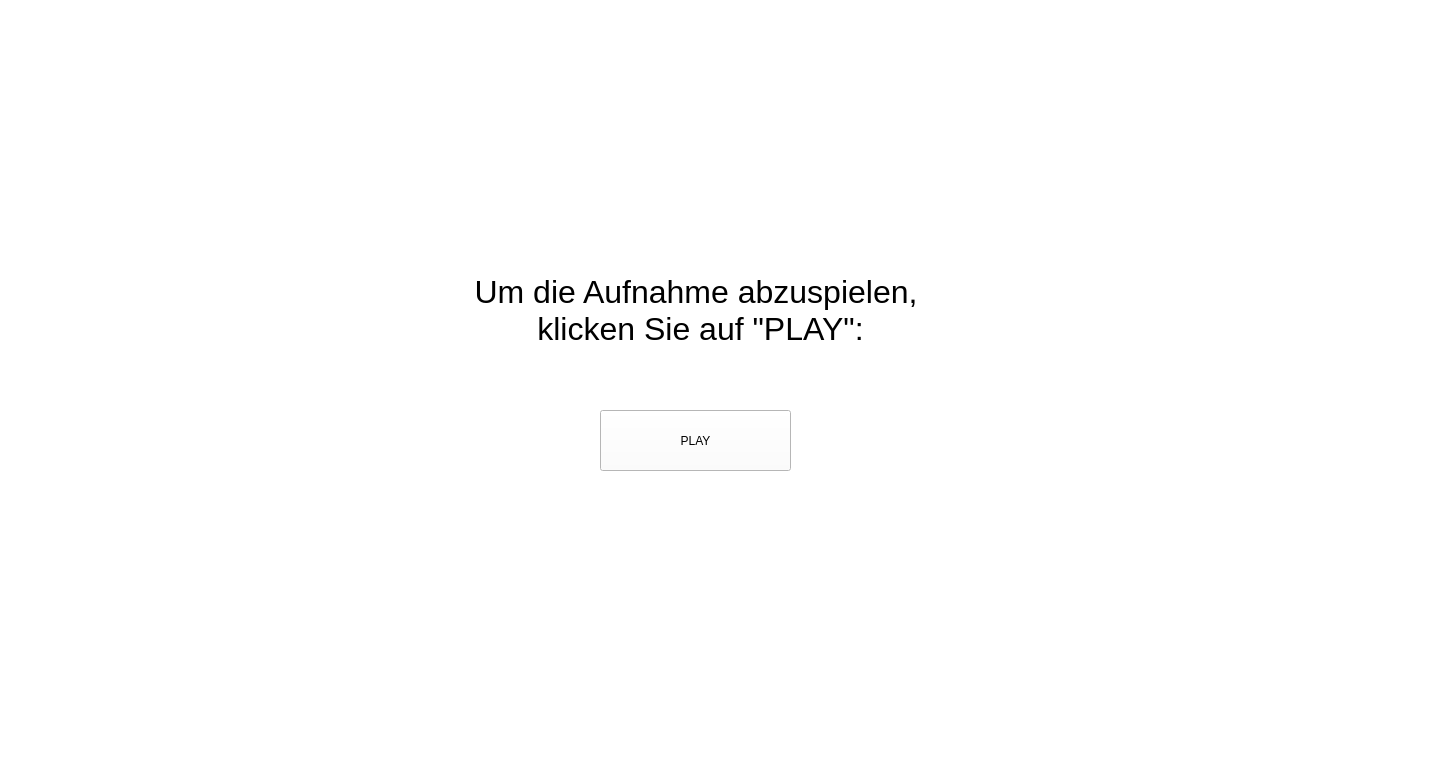
<?xml version="1.0" encoding="UTF-8"?>
<ui version="4.0">
 <class>Form</class>
 <widget class="QWidget" name="Form">
  <property name="geometry">
   <rect>
    <x>0</x>
    <y>0</y>
    <width>1440</width>
    <height>757</height>
   </rect>
  </property>
  <property name="windowTitle">
   <string>Form</string>
  </property>
  <widget class="QFrame" name="frame">
   <property name="geometry">
    <rect>
     <x>-40</x>
     <y>-20</y>
     <width>1511</width>
     <height>981</height>
    </rect>
   </property>
   <property name="styleSheet">
    <string notr="true">background-color: white;</string>
   </property>
   <property name="frameShape">
    <enum>QFrame::StyledPanel</enum>
   </property>
   <property name="frameShadow">
    <enum>QFrame::Raised</enum>
   </property>
   <widget class="QPushButton" name="pushButton">
    <property name="geometry">
     <rect>
      <x>640</x>
      <y>430</y>
      <width>191</width>
      <height>61</height>
     </rect>
    </property>
    <property name="styleSheet">
     <string notr="true"/>
    </property>
    <property name="text">
     <string>PLAY</string>
    </property>
   </widget>
   <widget class="QTextBrowser" name="textBrowser">
    <property name="geometry">
     <rect>
      <x>220</x>
      <y>290</y>
      <width>1041</width>
      <height>101</height>
     </rect>
    </property>
    <property name="frameShape">
     <enum>QFrame::NoFrame</enum>
    </property>
    <property name="verticalScrollBarPolicy">
     <enum>Qt::ScrollBarAlwaysOff</enum>
    </property>
    <property name="horizontalScrollBarPolicy">
     <enum>Qt::ScrollBarAlwaysOff</enum>
    </property>
    <property name="html">
     <string>&lt;!DOCTYPE HTML PUBLIC &quot;-//W3C//DTD HTML 4.0//EN&quot; &quot;http://www.w3.org/TR/REC-html40/strict.dtd&quot;&gt;
&lt;html&gt;&lt;head&gt;&lt;meta name=&quot;qrichtext&quot; content=&quot;1&quot; /&gt;&lt;style type=&quot;text/css&quot;&gt;
p, li { white-space: pre-wrap; }
&lt;/style&gt;&lt;/head&gt;&lt;body style=&quot; font-family:'.AppleSystemUIFont'; font-size:13pt; font-weight:400; font-style:normal;&quot;&gt;
&lt;p align=&quot;center&quot; style=&quot; margin-top:0px; margin-bottom:0px; margin-left:0px; margin-right:0px; -qt-block-indent:0; text-indent:0px;&quot;&gt;&lt;span style=&quot; font-size:24pt;&quot;&gt;Um die Aufnahme abzuspielen, &lt;/span&gt;&lt;/p&gt;
&lt;p align=&quot;center&quot; style=&quot; margin-top:0px; margin-bottom:0px; margin-left:0px; margin-right:0px; -qt-block-indent:0; text-indent:0px;&quot;&gt;&lt;span style=&quot; font-size:24pt;&quot;&gt;klicken Sie auf &amp;quot;PLAY&amp;quot;:&lt;/span&gt;&lt;/p&gt;&lt;/body&gt;&lt;/html&gt;</string>
    </property>
   </widget>
  </widget>
 </widget>
 <resources>
  <include location="test/resources.qrc"/>
 </resources>
 <connections/>
</ui>
